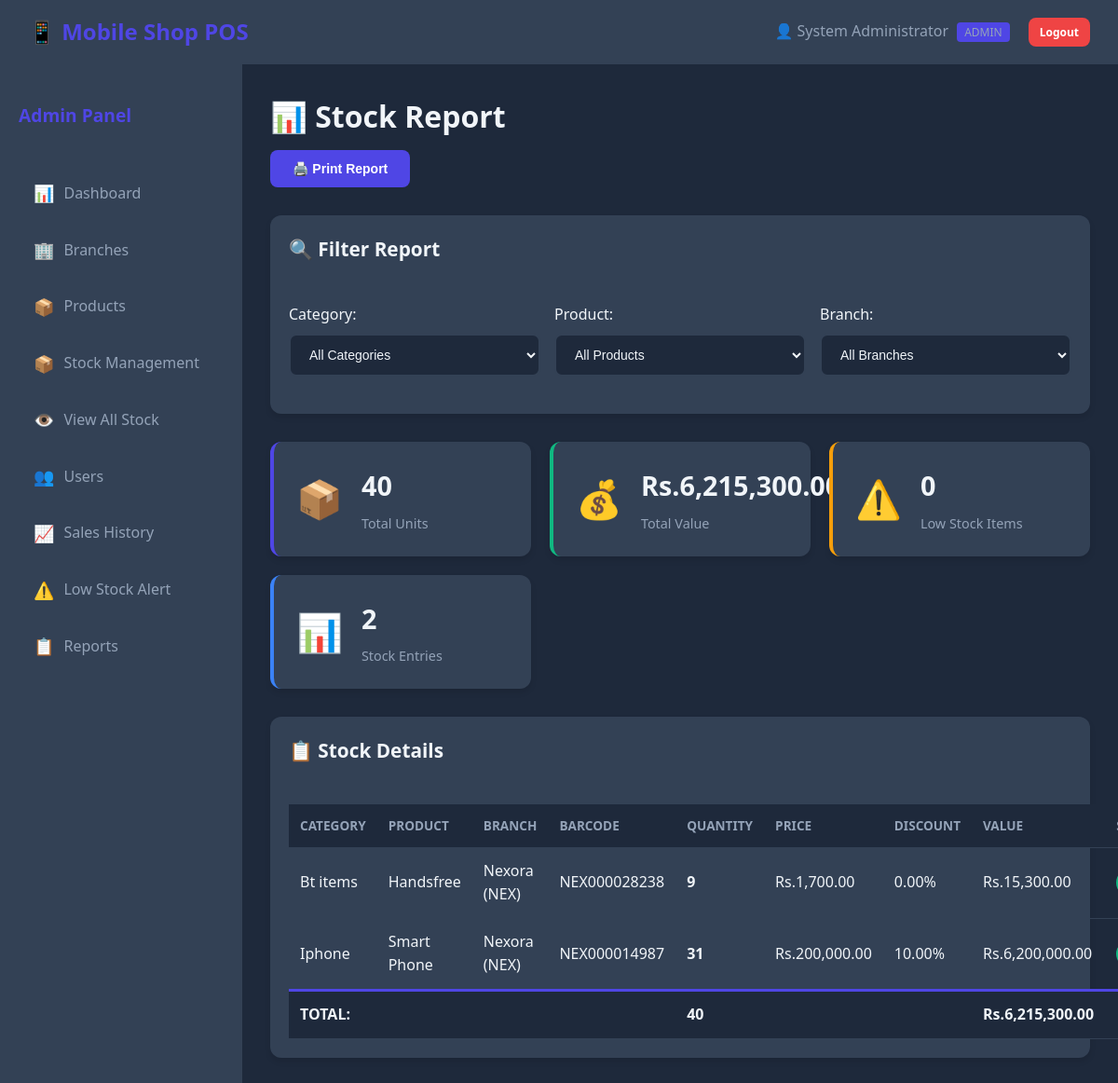
The app's page /admin/stock_report.php (signed in) with its own data.
### tables this page shows
CREATE TABLE `stock` (
  `id` int(11) NOT NULL,
  `product_id` int(11) NOT NULL,
  `branch_id` int(11) NOT NULL,
  `quantity` int(11) NOT NULL DEFAULT 0,
  `price` decimal(10,2) NOT NULL,
  `discount` decimal(5,2) DEFAULT 0.00,
  `barcode` varchar(50) NOT NULL,
  `alert_level` int(11) DEFAULT 5,
  `added_by` int(11) DEFAULT NULL,
  `added_date` timestamp NOT NULL DEFAULT current_timestamp()
);

CREATE TABLE `categories` (
  `id` int(11) NOT NULL,
  `name` varchar(100) NOT NULL,
  `created_at` timestamp NOT NULL DEFAULT current_timestamp()
);

CREATE TABLE `products` (
  `id` int(11) NOT NULL,
  `name` varchar(200) NOT NULL,
  `category_id` int(11) NOT NULL,
  `description` text DEFAULT NULL,
  `created_at` timestamp NOT NULL DEFAULT current_timestamp()
);

CREATE TABLE `branches` (
  `id` int(11) NOT NULL,
  `name` varchar(100) NOT NULL,
  `branch_code` char(3) NOT NULL,
  `location` varchar(200) DEFAULT NULL,
  `status` enum('active','inactive') DEFAULT 'active',
  `created_at` timestamp NOT NULL DEFAULT current_timestamp()
);

### admin/stock_report.php (the view, shortened to what this page needs)
<?php
$db = new Database();
$conn = $db->getConnection();
$query = "SELECT s.*, p.name as product_name, c.name as category_name, b.name as branch_name, b.branch_code
          FROM stock s
          JOIN products p ON s.product_id = p.id
          JOIN categories c ON p.category_id = c.id
          JOIN branches b ON s.branch_id = b.id
          WHERE 1=1";
$query .= " ORDER BY c.name, p.name, b.name";
$stock_data = $conn->query($query);
$total_items = 0;
$total_value = 0;
$low_stock_items = 0;
$stock_summary = [];
while($row = $stock_data->fetch_assoc()) {
    $total_items += $row['quantity'];
    $total_value += ($row['quantity'] * $row['price']);
    $stock_summary[] = $row;
}
?>
<!DOCTYPE html>
<html lang="en">
<head>
    <link rel="stylesheet" href="../assets/css/style.css">
</head>
<body>
    <?php include '../includes/header.php'; ?>
    <div class="main-container">
        <?php include '../includes/admin_sidebar.php'; ?>
        <div class="content">
            <div class="page-header no-print">
                <h1>📊 Stock Report</h1>
                <button onclick="window.print()" class="btn btn-primary">🖨️ Print Report</button>
            </div>
            <div class="card no-print">
                <div class="card-header">
                    <h2>🔍 Filter Report</h2>
                </div>
                <div class="card-body">
                    <form method="GET" action="" class="form-inline">
                        <div class="form-row">
                            <div class="form-group">
                                <label>Category:</label>
                                <select name="category" class="form-control" onchange="this.form.submit()">
                                    <option value="">All Categories</option>
                                </select>
                            </div>
                            <div class="form-group">
                                <label>Product:</label>
                                <select name="product" class="form-control" onchange="this.form.submit()">
                                    <option value="">All Products</option>
                                </select>
                            </div>
                            <div class="form-group">
                                <label>Branch:</label>
                                <select name="branch" class="form-control" onchange="this.form.submit()">
                                    <option value="">All Branches</option>
                                </select>
                            </div>
                        </div>
                    </form>
                </div>
            </div>
            <div class="stats-grid">
                <div class="stat-card primary">
                    <div class="stat-icon">📦</div>
                    <div class="stat-details">
                        <h3><?php echo number_format($total_items); ?></h3>
                        <p>Total Units</p>
                    </div>
                </div>
                <div class="stat-card success">
                    <div class="stat-icon">💰</div>
                    <div class="stat-details">
                        <h3><?php echo CURRENCY . number_format($total_value, 2); ?></h3>
                        <p>Total Value</p>
                    </div>
                </div>
                <div class="stat-card warning">
                    <div class="stat-icon">⚠️</div>
                    <div class="stat-details">
                        <h3><?php echo $low_stock_items; ?></h3>
                        <p>Low Stock Items</p>
                    </div>
                </div>
                <div class="stat-card info">
                    <div class="stat-icon">📊</div>
                    <div class="stat-details">
                        <h3><?php echo count($stock_summary); ?></h3>
                        <p>Stock Entries</p>
                    </div>
                </div>
            </div>
            <div class="card">
                <div class="card-header">
                    <h2>📋 Stock Details</h2>
                </div>
                <div class="card-body">
                    <table class="data-table">
                        <thead>
                            <tr>
                                <th>Category</th>
                                <th>Product</th>
                                <th>Branch</th>
                                <th>Barcode</th>
                                <th>Quantity</th>
                                <th>Price</th>
                                <th>Discount</th>
                                <th>Value</th>
                                <th>Status</th>
                            </tr>
                        </thead>
                        <tbody>
                            <?php if(!empty($stock_summary)): ?>
                                <?php foreach($stock_summary as $item):
                                    $item_value = $item['quantity'] * $item['price'];
                                    $is_low = $item['quantity'] <= $item['alert_level'];
                                ?>
                                <tr class="<?php echo $is_low ? 'low-stock-row' : ''; ?>">
                                    <td><?php echo $item['category_name']; ?></td>
                                    <td><?php echo $item['product_name']; ?></td>
                                    <td><?php echo $item['branch_name']; ?> (<?php echo $item['branch_code']; ?>)</td>
                                    <td><?php echo $item['barcode']; ?></td>
                                    <td><strong><?php echo $item['quantity']; ?></strong></td>
                                    <td><?php echo CURRENCY . number_format($item['price'], 2); ?></td>
                                    <td><?php echo $item['discount']; ?>%</td>
                                    <td><?php echo CURRENCY . number_format($item_value, 2); ?></td>
                                    <td>
                                    </td>
                                </tr>
                                <?php endforeach; ?>
                                <tr style="background: var(--dark); border-top: 3px solid var(--primary); font-weight: bold;">
                                    <td colspan="4" class="text-right">TOTAL:</td>
                                    <td><?php echo number_format($total_items); ?></td>
                                    <td colspan="2"></td>
                                    <td><?php echo CURRENCY . number_format($total_value, 2); ?></td>
                                    <td></td>
                                </tr>
                            <?php else: ?>
                                <tr>
                                    <td colspan="9" class="text-center">No stock found</td>
                                </tr>
                            <?php endif; ?>
                        </tbody>
                    </table>
                </div>
            </div>
        </div>
    </div>
</body>
</html>

### assets/css/style.css (style rules this page uses)
:root { --primary: #4f46e5; --primary-dark: #4338ca; --success: #10b981; --danger: #ef4444; --warning: #f59e0b; --info: #3b82f6; --dark: #1e293b; --dark-light: #334155; --dark-lighter: #475569; --text: #f1f5f9; --text-muted: #94a3b8; --border: #334155; }
* { margin: 0; padding: 0; box-sizing: border-box; }
body { font-family: 'Segoe UI', Tahoma, Geneva, Verdana, sans-serif; background: var(--dark); color: var(--text); line-height: 1.6; }
.form-group { margin-bottom: 20px; }
.form-group label { display: block; margin-bottom: 8px; font-weight: 500; color: var(--text); }
.form-control { width: 100%; padding: 12px 16px; background: var(--dark); border: 2px solid var(--border); border-radius: 8px; color: var(--text); font-size: 14px; transition: all 0.3s; }
select.form-control { cursor: pointer; }
.btn { padding: 12px 24px; border: none; border-radius: 8px; font-size: 14px; font-weight: 600; cursor: pointer; transition: all 0.3s; text-decoration: none; display: inline-block; text-align: center; }
.btn-primary { background: var(--primary); color: white; }
.main-container { display: flex; min-height: 100vh; }
.content { flex: 1; padding: 30px; background: var(--dark); overflow-y: auto; }
.page-header { margin-bottom: 30px; }
.page-header h1 { font-size: 2em; margin-bottom: 10px; }
.card { background: var(--dark-light); border-radius: 12px; margin-bottom: 30px; box-shadow: 0 4px 6px rgba(0,0,0,0.1); }
.card-header { padding: 20px; border-bottom: 1px solid var(--border); display: flex; justify-content: space-between; align-items: center; }
.card-header h2 { font-size: 1.3em; }
.card-body { padding: 20px; }
.stats-grid { display: grid; grid-template-columns: repeat(auto-fit, minmax(250px, 1fr)); gap: 20px; margin-bottom: 30px; }
.stat-card { background: var(--dark-light); padding: 24px; border-radius: 12px; display: flex; align-items: center; box-shadow: 0 4px 6px rgba(0,0,0,0.1); transition: transform 0.3s; }
.stat-card.primary { border-left: 4px solid var(--primary); }
.stat-card.success { border-left: 4px solid var(--success); }
.stat-card.info { border-left: 4px solid var(--info); }
.stat-card.warning { border-left: 4px solid var(--warning); }
.stat-icon { font-size: 2.5em; margin-right: 20px; }
.stat-details h3 { font-size: 1.8em; margin-bottom: 5px; }
.stat-details p { color: var(--text-muted); font-size: 0.9em; }
.data-table { width: 100%; border-collapse: collapse; }
.data-table thead { background: var(--dark); }
.data-table th, .data-table td { padding: 12px; text-align: left; border-bottom: 1px solid var(--border); }
.data-table th { font-weight: 600; text-transform: uppercase; font-size: 0.85em; color: var(--text-muted); }
.form-inline .form-row { display: flex; gap: 15px; align-items: flex-end; flex-wrap: wrap; }
.form-inline .form-group { flex: 1; min-width: 200px; }

### records on screen
stock: categories.name "Bt items", product.name "Handsfree", branch.name "Nexora", branch.branch_code "NEX", barcode "NEX000028238", quantity "9", price "1,700.00", discount "0.00", item_value "15,300.00"
stock: categories.name "Iphone", product.name "Smart Phone", branch.name "Nexora", branch.branch_code "NEX", barcode "NEX000014987", quantity "31", price "200,000.00", discount "10.00", item_value "6,200,000.00"

### other values on screen
SITE_NAME "Mobile Shop POS"
$_SESSION['full_name'] "System Administrator"
$total_items "40"
CURRENCY "Rs."
$total_value "6,215,300.00"
$low_stock_items "0"
count($stock_summary) "2"
